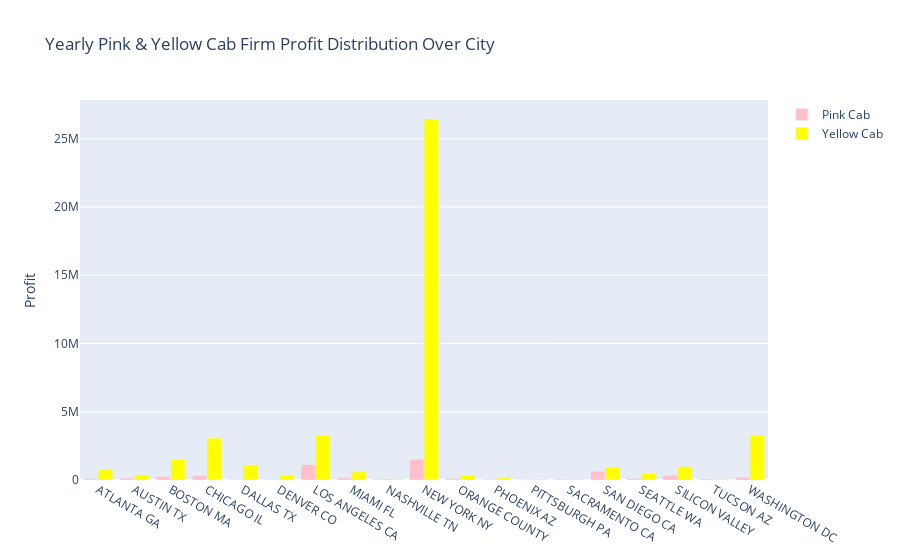

Notebook code for this chart:
### Code cell
#
data1_0 = taxi_data[taxi_data["Company"] == "Pink Cab"].groupby("City").sum()
data1_1 = taxi_data[taxi_data["Company"] == "Yellow Cab"].groupby("City").sum()

fig = go.Figure()
fig.add_trace(go.Bar(
                    x=data1_0.index,
                    y=data1_0['Profit'],
                    name='Pink Cab',
                    marker_color='pink' 
                    ))            
fig.add_trace(go.Bar(
                    x=data1_1.index,
                    y=data1_1['Profit'],
                    name='Yellow Cab',
                    marker_color='yellow'
                    ))
fig.update_layout(
    yaxis_title="Profit",
    title="Yearly Pink & Yellow Cab Firm Profit Distribution Over City" )

### Figure 1 — Plotly figure (JSON) as saved in the notebook; plotly's stock layout.template omitted (floating-point values rounded to 4 significant figures)
{"data": [{"marker": {"color": "pink"}, "name": "Pink Cab", "type": "bar", "x": ["ATLANTA GA", "AUSTIN TX", "BOSTON MA", "CHICAGO IL", "DALLAS TX", "DENVER CO", "LOS ANGELES CA", "MIAMI FL", "NASHVILLE TN", "NEW YORK NY", "ORANGE COUNTY", "PHOENIX AZ", "PITTSBURGH PA", "SACRAMENTO CA", "SAN DIEGO CA", "SEATTLE WA", "SILICON VALLEY", "TUCSON AZ", "WASHINGTON DC"], "y": [96050.0, 147400.0, 262000.0, 318700.0, 24730.0, 40580.0, 1126000.0, 162300.0, 64280.0, 1511000.0, 102000.0, 35600.0, 17110.0, 55320.0, 637900.0, 112800.0, 340300.0, 59290.0, 193800.0]}, {"marker": {"color": "yellow"}, "name": "Yellow Cab", "type": "bar", "x": ["ATLANTA GA", "AUSTIN TX", "BOSTON MA", "CHICAGO IL", "DALLAS TX", "DENVER CO", "LOS ANGELES CA", "MIAMI FL", "NASHVILLE TN", "NEW YORK NY", "ORANGE COUNTY", "PHOENIX AZ", "PITTSBURGH PA", "SACRAMENTO CA", "SAN DIEGO CA", "SEATTLE WA", "SILICON VALLEY", "TUCSON AZ", "WASHINGTON DC"], "y": [746400.0, 379300.0, 1507000.0, 3069000.0, 1104000.0, 357000.0, 3286000.0, 596000.0, 85250.0, 26450000.0, 355000.0, 157300.0, 68060.0, 62000.0, 949300.0, 491900.0, 976500.0, 80970.0, 3299000.0]}], "layout": {"title": {"text": "Yearly Pink & Yellow Cab Firm Profit Distribution Over City"}, "yaxis": {"title": {"text": "Profit"}}}}
